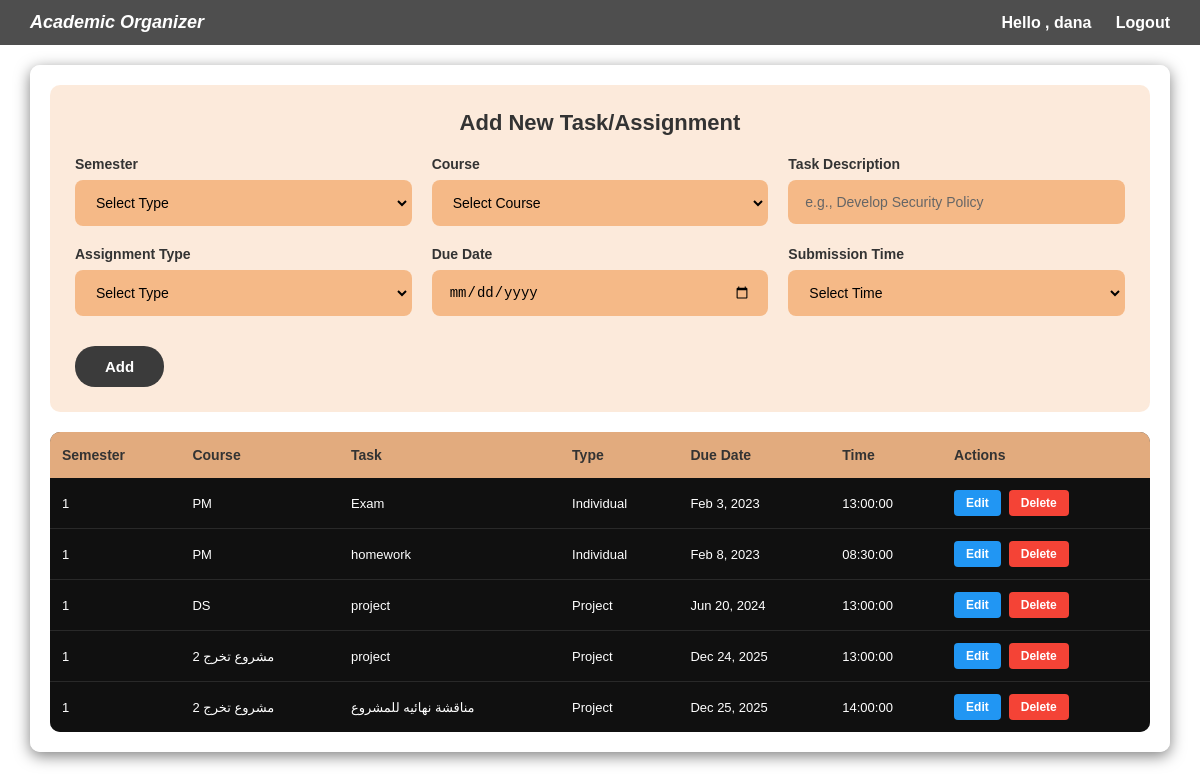
The app's page /tasks-assignments.php (signed in) with its own data.
### tables this page shows
CREATE TABLE `task` (
  `task_id` int(11) NOT NULL,
  `semester` varchar(100) NOT NULL,
  `course_id` int(11) NOT NULL,
  `description` text NOT NULL,
  `assigment_type` varchar(100) NOT NULL,
  `due_date` date NOT NULL,
  `submission_time` time NOT NULL,
  `complete` tinyint(4) NOT NULL
);

CREATE TABLE `course` (
  `id` int(11) NOT NULL,
  `course` varchar(255) DEFAULT NULL,
  `year` varchar(255) NOT NULL,
  `semester` varchar(255) DEFAULT NULL,
  `name` varchar(255) NOT NULL,
  `teacher_name` varchar(255) DEFAULT NULL,
  `user_id` int(11) NOT NULL,
  `college_id` int(11) NOT NULL
);

### tasks-assignments.php (the view, shortened to what this page needs)
<?php
include '../connection.php';
$user_id = $_SESSION['user_id'];
$tasks = [];
$stmt = $conn->prepare("
    SELECT task.*, course.name AS course_name
    FROM task
    JOIN course ON task.course_id = course.id
    WHERE course.user_id = ?
    ORDER BY task.due_date ASC, task.submission_time ASC
");
$stmt->bind_param("i", $user_id);
$stmt->execute();
$result = $stmt->get_result();
while ($row = $result->fetch_assoc()) {
    $tasks[] = $row;
}
?>
<!DOCTYPE html>
<html lang="en">
<head>
<link rel="stylesheet" href="https://cdn.jsdelivr.net/npm/@fortawesome/fontawesome-free@6.4.2/css/all.min.css">
<link rel="stylesheet" href="style.css">
</head>
<body>
   <div class="topbar">
        <div class="logo">Academic Organizer</div>
        <div class="auth-links">
            <a>Hello , <?php  echo $_SESSION['user_name'] ?></a>
            <a href="logout.php">Logout</a>
        </div>
    </div>
    <div class="main-container">
        <div class="content-section"  id="newTaskSection">
            <div class="new-task-section">
                <h2 class="section-title">Add New Task/Assignment</h2>
                <form id="taskForm" method="POST" action="">
                    <div class="form-grid">
                        <div class="form-group">
                            <label for="semester" class="form-label">Semester</label>
                            <select
                                id="semester"
                                name="semester"
                                class="form-input"
                                required
                            >
                                <option value="">Select Type</option>
                            </select>
                        </div>
                        <div class="form-group">
                            <label for="editCourse" class="form-label">Course</label>
                                <select id="course" name="course" class="form-input" required>
                                    <option value="">Select Course</option>
                                </select>
                        </div>
                        <div class="form-group">
                            <label for="task" class="form-label">Task Description</label>
                            <input
                                type="text"
                                id="task"
                                name="task"
                                class="form-input"
                                placeholder="e.g., Develop Security Policy"
                            >
                        </div>
                        <div class="form-group">
                            <label for="assignmentType" class="form-label">Assignment Type</label>
                            <select
                                id="assignmentType"
                                name="assignmentType"
                                class="form-input"
                                required
                            >
                                <option value="">Select Type</option>
                            </select>
                        </div>
                        <div class="form-group">
                            <label for="dueDate" class="form-label">Due Date</label>
                        <input type="date" id="dueDate" name="dueDate"  class="form-input"
                                required>
                        </div>
                        <div class="form-group">
                            <label for="submissionTime" class="form-label">Submission Time</label>
                            <select
                                id="submissionTime"
                                name="submissionTime"
                                class="form-input"
                                required
                            >
                                <option value="">Select Time</option>
                            </select>
                        </div>
                    </div>
                        <button type="submit" class="action-btn  add-button">Add</button>
                </form>
            </div>
        </div>
<div class="content-section"  id="tasksSection">
    <div class="tasks-display-section">
        <table class="tasks-table">
            <thead>
                <tr>
                    <th>Semester</th>
                    <th>Course</th>
                    <th>Task</th>
                    <th>Type</th>
                    <th>Due Date</th>
                    <th>Time</th>
                     <th>Actions</th>
                </tr>
            </thead>
            <tbody id="tasksTableBody">
                <?php if (empty($tasks)): ?>
                    <tr>
                        <td colspan="8" class="empty-tasks">
                            No tasks added yet. Use "New Task" to add your first task.
                        </td>
                    </tr>
                <?php else: ?>
                    <?php foreach ($tasks as $task): ?>
                        <?php
                        $dueDate = new DateTime($task['due_date']);
                        $formattedDate = $dueDate->format('M j, Y');
                        ?>
                        <tr>
                            <td><?php echo htmlspecialchars($task['semester']); ?></td>
                            <td><?php echo htmlspecialchars($task['course_name']); ?></td>
                            <td><?php echo htmlspecialchars($task['description']); ?></td>
                            <td><?php echo htmlspecialchars($task['assigment_type']); ?></td>
                            <td><?php echo $formattedDate; ?></td>
                            <td><?php echo htmlspecialchars($task['submission_time']); ?></td>
                            <td>
                                <div class="task-actions">
                                    <button class="task-action-btn btn-edit" onclick="editTask(<?php echo $task['task_id']; ?>)">Edit</button>
                                    <button class="task-action-btn btn-delete" onclick="deleteTask(<?php echo $task['task_id']; ?>)">Delete</button>
                                </div>
                            </td>
                        </tr>
                    <?php endforeach; ?>
                <?php endif; ?>
            </tbody>
        </table>
    </div>
</div>
    </div>
</body>
</html>

### tasks-assignments.php (style rules this page uses)
* { margin: 0; padding: 0; box-sizing: border-box; }
body { font-family: Arial, sans-serif; background: url("https://hebbkx1anhila5yf.public.blob.vercel-storage.com/image.jpg-ri2jUSpScDXjsulXIHz0LMu56qvFYI.jpeg") no-repeat center center fixed; background-size: cover; min-height: 100vh; }
.topbar { background-color: rgba(59,59,59,0.9); color: white; padding: 12px 30px; display: flex; justify-content: space-between; align-items: center; }
.topbar .logo { font-style: italic; font-weight: bold; font-size: 18px; }
.topbar .auth-links a { color: white; margin-left: 20px; text-decoration: none; font-weight: bold; }
.main-container { background: rgba(255, 255, 255, 0.85); width: 95%; max-width: 1200px; margin: 20px auto; padding: 20px; border-radius: 10px; box-shadow: 0px 4px 15px rgba(0,0,0,0.5); }
.new-task-section { background: rgba(245, 185, 135, 0.3); padding: 25px; border-radius: 10px; margin-bottom: 20px; }
.section-title { color: #333; margin-bottom: 20px; font-size: 22px; font-weight: bold; text-align: center; }
.form-grid { display: grid; grid-template-columns: repeat(auto-fit, minmax(250px, 1fr)); gap: 20px; margin-bottom: 20px; }
.form-group { display: flex; flex-direction: column; }
.form-label { font-weight: bold; font-size: 14px; color: #333; margin-bottom: 8px; }
.form-input { padding: 12px 15px; border: 2px solid transparent; border-radius: 8px; background-color: #f5b987; font-size: 14px; outline: none; transition: all 0.3s ease; }
.form-input::placeholder { color: #666; }
.action-btn { padding: 12px 25px; border: none; border-radius: 8px; cursor: pointer; font-size: 15px; font-weight: bold; transition: all 0.3s ease; }
.add-button { padding: 12px 30px; background-color: #3b3b3b; color: white; border: none; border-radius: 20px; cursor: pointer; font-size: 15px; margin-top: 10px; }
.tasks-display-section { background: rgba(0, 0, 0, 0.8); border-radius: 10px; overflow: hidden; margin-top: 20px; }
.tasks-table { width: 100%; border-collapse: collapse; }
.tasks-table th { background-color: rgba(245, 185, 135, 0.9); color: #333; padding: 15px 12px; text-align: left; font-weight: bold; font-size: 14px; }
.tasks-table td { background-color: rgba(0, 0, 0, 0.7); color: white; padding: 12px; border-bottom: 1px solid rgba(255, 255, 255, 0.1); font-size: 13px; }
.tasks-table tr:last-child td { border-bottom: none; }
.task-actions { display: flex; gap: 8px; align-items: center; }
.task-action-btn { padding: 6px 12px; border: none; border-radius: 4px; cursor: pointer; font-size: 12px; font-weight: bold; transition: all 0.2s ease; }
.btn-edit { background-color: #2196F3; color: white; }
.btn-delete { background-color: #f44336; color: white; }

### records on screen
task: semester "1", course.name "PM", description "Exam", assigment_type "Individual", due_date "Feb 3, 2023", submission_time "13:00:00"
task: semester "1", course.name "PM", description "homework", assigment_type "Individual", due_date "Feb 8, 2023", submission_time "08:30:00"
task: semester "1", course.name "DS", description "project", assigment_type "Project", due_date "Jun 20, 2024", submission_time "13:00:00"
task: semester "1", course.name "مشروع تخرج 2", description "project", assigment_type "Project", due_date "Dec 24, 2025", submission_time "13:00:00"
task: semester "1", course.name "مشروع تخرج 2", description "مناقشة نهائيه للمشروع", assigment_type "Project", due_date "Dec 25, 2025", submission_time "14:00:00"

### other values on screen
$_SESSION['user_name'] "dana"
